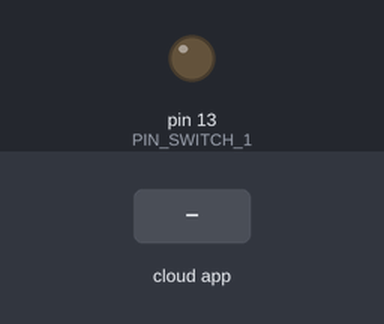
A sketch run on a simulated Arduino Uno, built with avr-gcc and run on an emulated ATmega328P. Parts: output pins drawn as LEDs (lit = HIGH). The test bench sets the inputs (shaded band). The RemoteXY app is connected.

Above: at 1.2 s.
1.3 s: the phone or cloud app sets switch_1 to 1
At 2.1 s:
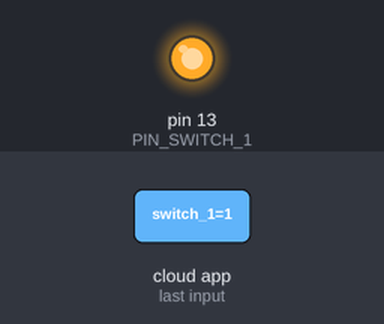
2.8 s: the phone or cloud app sets switch_1 to 0
At 3.2 s:
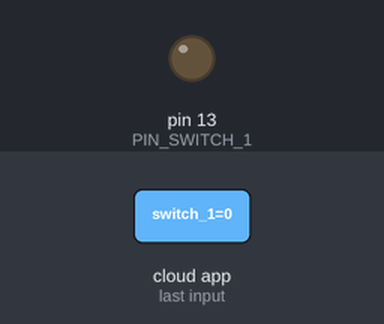
Timing chart, 0 to 5.8 s (numbered marks = the images above; inputs shaded):
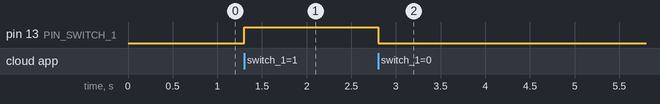

Measured:
- after the input at 1.3 s, pin 13 (PIN_SWITCH_1): LOW → HIGH at once
- after the input at 2.8 s, pin 13 (PIN_SWITCH_1): HIGH → LOW at once

The sketch:

ESP8266_01_RemoteXY.ino
```cpp
/*------------ESP8266-01 RemoteXY Program---------------*/
/*-------------Source Code by---------------------------*/
/*------Modified & Adapted by Habib.m @Hab_mz-----------*/
/*-----------------------V1.0---------------------------*/

/*
   -- New project --

   This source code of graphical user interface
   has been generated automatically by RemoteXY editor.
   To compile this code using RemoteXY library 2.4.3 or later version
   download by link http://remotexy.com/en/library/
   To connect using RemoteXY mobile app by link http://remotexy.com/en/download/
     - for ANDROID 4.5.1 or later version;
     - for iOS 1.4.1 or later version;

   This source code is free software; you can redistribute it and/or
   modify it under the terms of the GNU Lesser General Public
   License as published by the Free Software Foundation; either
   version 2.1 of the License, or (at your option) any later version.
*/

//////////////////////////////////////////////
//        RemoteXY include library          //
//////////////////////////////////////////////

// RemoteXY select connection mode and include library
#define REMOTEXY_MODE__ESP8266_HARDSERIAL_POINT

#include <RemoteXY.h>

// RemoteXY connection settings
#define REMOTEXY_SERIAL Serial
#define REMOTEXY_SERIAL_SPEED 115200
#define REMOTEXY_WIFI_SSID "LAMPU"
#define REMOTEXY_WIFI_PASSWORD "12345678"
#define REMOTEXY_SERVER_PORT 6377


// RemoteXY configurate
#pragma pack(push, 1)
uint8_t RemoteXY_CONF[] =
  { 255,1,0,0,0,37,0,10,13,1,
  2,0,21,45,22,11,11,26,31,31,
  104,105,100,117,112,0,109,97,116,105,
  0,129,0,25,37,14,6,17,114,101,
  108,97,121,0 };

// this structure defines all the variables and events of your control interface
struct {

    // input variables
  uint8_t switch_1; // =1 if switch ON and =0 if OFF

    // other variable
  uint8_t connect_flag;  // =1 if wire connected, else =0

} RemoteXY;
#pragma pack(pop)

/////////////////////////////////////////////
//           END RemoteXY include          //
/////////////////////////////////////////////

#define PIN_SWITCH_1 13


void setup()
{
  RemoteXY_Init ();

  pinMode (PIN_SWITCH_1, OUTPUT);

  // TODO you setup code

}

void loop()
{
  RemoteXY_Handler ();

  digitalWrite(PIN_SWITCH_1, (RemoteXY.switch_1==0)?LOW:HIGH);

  // TODO you loop code
  // use the RemoteXY structure for data transfer
  // do not call delay()


}
```
